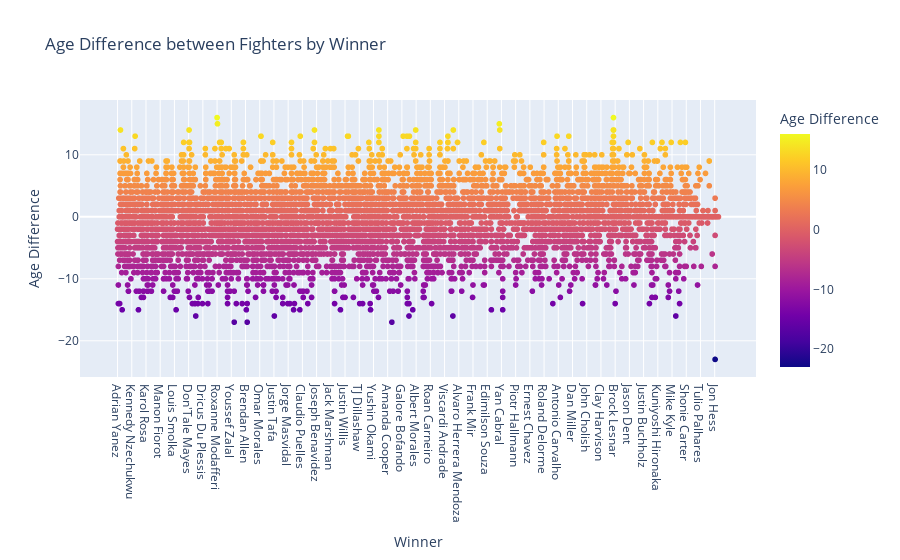

Source (notebook cell):
### Code cell
# winner = fights[fights['Country'] == 'USA']
# current_year = pd.Timestamp.now().year
# five_years_ago_year = 2021 - 10
# winner = winner[winner['Year'] >= five_years_ago_year]
winner = fights.copy()
winner['Age_diff'] = winner.apply(lambda row: row['R_age'] - row['B_age'] if row['Winner By Corner'] == 'Red' 
                                 else (row['B_age'] - row['R_age'] if row['Winner By Corner'] == 'Blue' else 0), axis=1)
import plotly.express as px
fig = px.scatter(winner, x="Winner", y="Age_diff", color="Age_diff",
                 labels={"Age_diff": "Age Difference", "Winner By Corner": "Corner"},
                 title="Age Difference between Fighters by Winner")
fig.show()

### Figure 1 — Plotly figure (JSON) as saved in the notebook; plotly's stock layout.template omitted (floating-point values rounded to 4 significant figures; data arrays with more than 128 entries replaced by an {"elided": "..."} marker saying what was removed)
{"data": [{"hovertemplate": "Winner=%{x}<br>Age Difference=%{marker.color}<extra></extra>", "legendgroup": "", "marker": {"color": {"elided": "6012 int values"}, "coloraxis": "coloraxis", "symbol": "circle"}, "mode": "markers", "name": "", "showlegend": false, "type": "scattergl", "x": {"elided": "6012 str values"}, "xaxis": "x", "y": {"elided": "6012 int values"}, "yaxis": "y"}], "layout": {"coloraxis": {"colorbar": {"title": {"text": "Age Difference"}}, "colorscale": [[0, "#0d0887"], [0.1111, "#46039f"], [0.2222, "#7201a8"], [0.3333, "#9c179e"], [0.4444, "#bd3786"], [0.5556, "#d8576b"], [0.6667, "#ed7953"], [0.7778, "#fb9f3a"], [0.8889, "#fdca26"], [1, "#f0f921"]]}, "legend": {"tracegroupgap": 0}, "title": {"text": "Age Difference between Fighters by Winner"}, "xaxis": {"anchor": "y", "domain": [0, 1], "title": {"text": "Winner"}}, "yaxis": {"anchor": "x", "domain": [0, 1], "title": {"text": "Age Difference"}}}}
